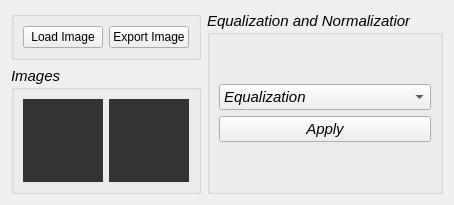
      <widget class="QWidget" name="Equalizer_tab">
       <attribute name="title">
        <string>Equal/Norm</string>
       </attribute>
       <layout class="QHBoxLayout" name="horizontalLayout_7">
        <item>
         <layout class="QGridLayout" name="gridLayout_10">
          <item row="0" column="0">
           <widget class="QGroupBox" name="groupBox_12">
            <property name="title">
             <string/>
            </property>
            <layout class="QGridLayout" name="gridLayout_11">
             <item row="0" column="0">
              <layout class="QHBoxLayout" name="horizontalLayout_18">
               <item>
                <widget class="QPushButton" name="equalize_load_img_btn">
                 <property name="text">
                  <string>Load Image</string>
                 </property>
                </widget>
               </item>
               <item>
                <widget class="QPushButton" name="equalize_export_img_btn">
                 <property name="text">
                  <string>Export Image</string>
                 </property>
                </widget>
               </item>
              </layout>
             </item>
            </layout>
           </widget>
          </item>
          <item row="1" column="0">
           <widget class="QGroupBox" name="groupBox_13">
            <property name="sizePolicy">
             <sizepolicy hsizetype="Expanding" vsizetype="MinimumExpanding">
              <horstretch>0</horstretch>
              <verstretch>0</verstretch>
             </sizepolicy>
            </property>
            <property name="font">
             <font>
              <pointsize>11</pointsize>
              <italic>true</italic>
              <bold>false</bold>
             </font>
            </property>
            <property name="title">
             <string>Images</string>
            </property>
            <layout class="QGridLayout" name="gridLayout_12">
             <item row="0" column="0">
              <layout class="QHBoxLayout" name="horizontalLayout_19">
               <item>
                <widget class="PlotWidget" name="equalize_loaded_image" native="true">
                 <property name="styleSheet">
                  <string notr="true">background-color: #333;</string>
                 </property>
                </widget>
               </item>
              </layout>
             </item>
             <item row="0" column="1">
              <widget class="PlotWidget" name="equalize_exported_image" native="true">
               <property name="styleSheet">
                <string notr="true">background-color: #333;</string>
               </property>
              </widget>
             </item>
            </layout>
           </widget>
          </item>
         </layout>
        </item>
        <item>
         <widget class="QGroupBox" name="groupBox_11">
          <property name="sizePolicy">
           <sizepolicy hsizetype="Expanding" vsizetype="Preferred">
            <horstretch>0</horstretch>
            <verstretch>0</verstretch>
           </sizepolicy>
          </property>
          <property name="maximumSize">
           <size>
            <width>300</width>
            <height>16777215</height>
           </size>
          </property>
          <property name="font">
           <font>
            <pointsize>11</pointsize>
            <italic>true</italic>
            <bold>false</bold>
           </font>
          </property>
          <property name="title">
           <string>Equalization and Normalization</string>
          </property>
          <layout class="QVBoxLayout" name="verticalLayout_6">
           <item>
            <spacer name="verticalSpacer_9">
             <property name="orientation">
              <enum>Qt::Vertical</enum>
             </property>
             <property name="sizeHint" stdset="0">
              <size>
               <width>20</width>
               <height>40</height>
              </size>
             </property>
            </spacer>
           </item>
           <item>
            <layout class="QVBoxLayout" name="verticalLayout_22">
             <item>
              <widget class="QComboBox" name="mode_combo_box">
               <item>
                <property name="text">
                 <string>Equalization</string>
                </property>
               </item>
               <item>
                <property name="text">
                 <string>Normalization</string>
                </property>
               </item>
              </widget>
             </item>
             <item>
              <layout class="QVBoxLayout" name="verticalLayout_23"/>
             </item>
             <item>
              <widget class="QPushButton" name="equalizer_normalizer_apply">
               <property name="text">
                <string>Apply</string>
               </property>
              </widget>
             </item>
             <item>
              <layout class="QVBoxLayout" name="verticalLayout_24"/>
             </item>
            </layout>
           </item>
           <item>
            <spacer name="verticalSpacer_10">
             <property name="orientation">
              <enum>Qt::Vertical</enum>
             </property>
             <property name="sizeHint" stdset="0">
              <size>
               <width>20</width>
               <height>40</height>
              </size>
             </property>
            </spacer>
           </item>
          </layout>
         </widget>
        </item>
       </layout>
      </widget>
